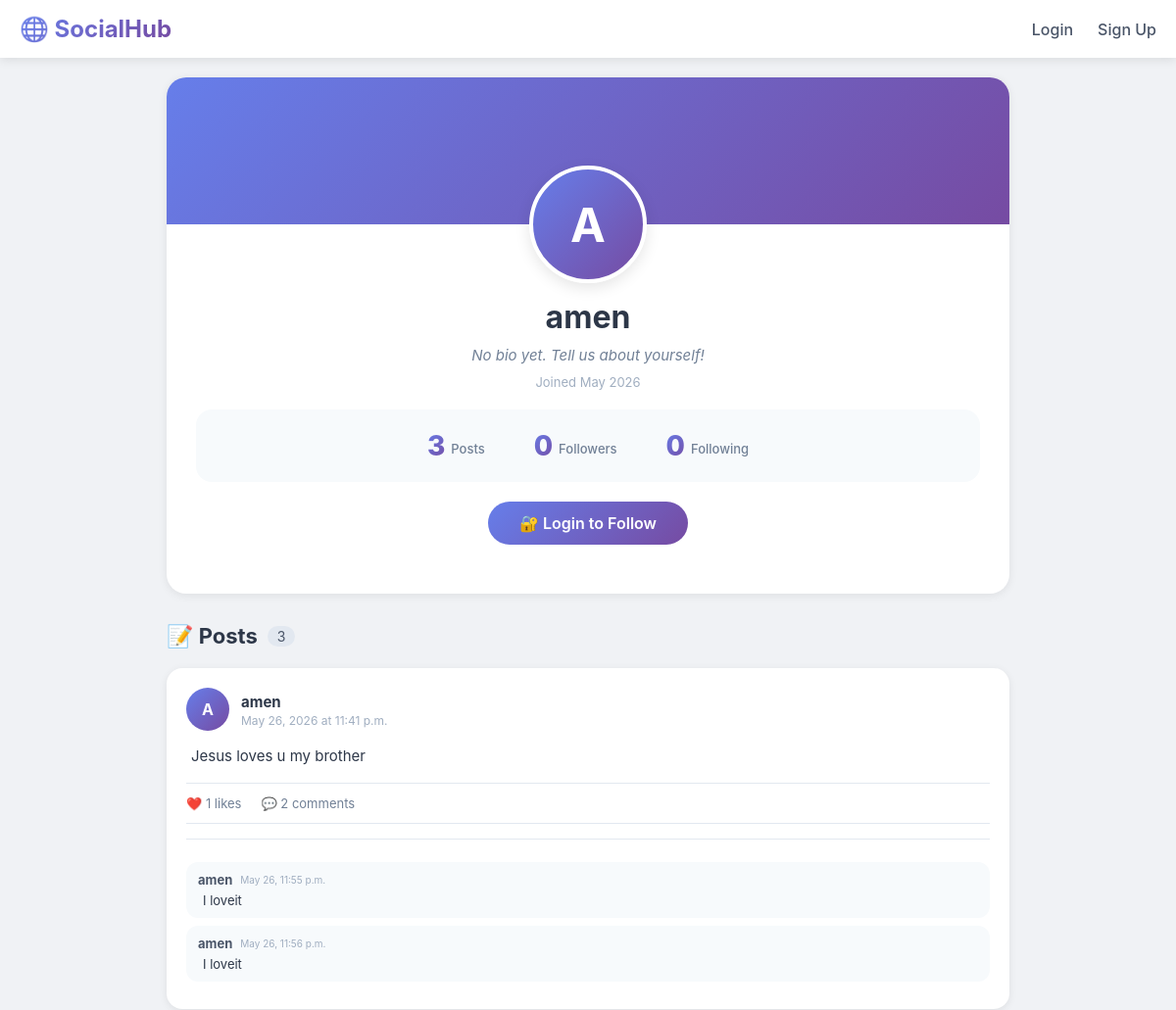
The app's page /profile/amen/ (upper part), older data.
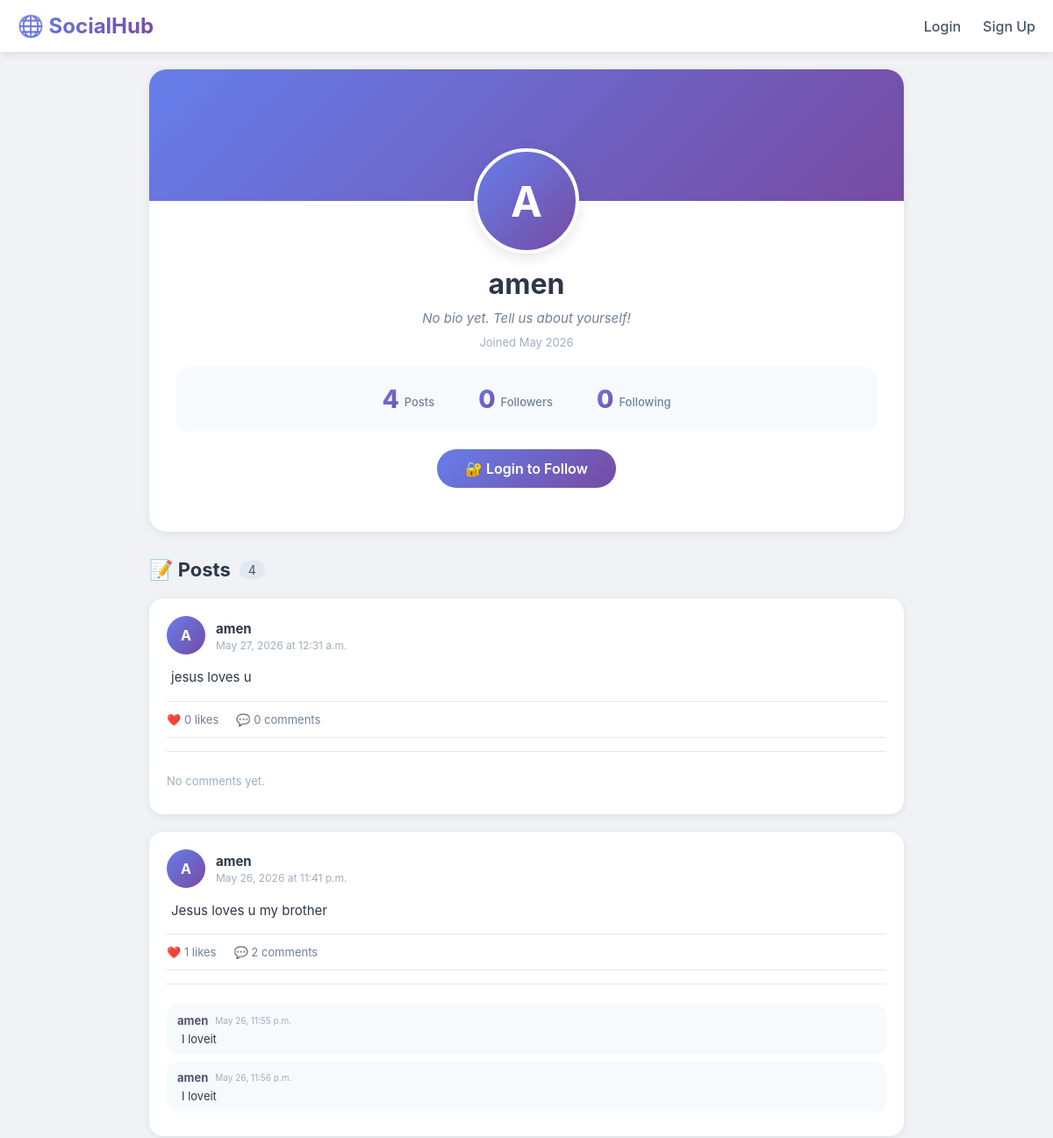
The same page, newer data.
### posts/models.py (models this page shows, shortened)
class Post(models.Model):
    author = models.ForeignKey(User, on_delete=models.CASCADE, related_name='posts')
    content = models.TextField(max_length=1000)
    created_at = models.DateTimeField(auto_now_add=True)
    updated_at = models.DateTimeField(auto_now=True)
    likes =models.ManyToManyField(User, related_name='liked_posts', blank=True)

class Comment(models.Model):
    post = models.ForeignKey(Post, on_delete=models.CASCADE, related_name='comments')
    author = models.ForeignKey(User, on_delete=models.CASCADE, related_name='comments')
    content = models.TextField(max_length=500)
    created_at = models.DateTimeField(auto_now_add=True)

### posts/views.py (the view)
# urls.py: path('profile/<str:username>/', views.profile, name='profile'),
def profile(request, username):
    user_profile = get_object_or_404(User, username=username)
    user_posts = Post.objects.filter(author=user_profile).order_by('-created_at')
    profile, created = Profile.objects.get_or_create(user=user_profile)
    is_following = False
    if request.user.is_authenticated and request.user != user_profile:
        is_following = profile.followers.filter(id=request.user.id).exists()
    context = {
        'profile_user': user_profile,
        'profile': profile,
        'posts': user_posts,
        'is_following': is_following,
    }
    return render(request, 'posts/profile.html', context)

### posts/models.py (called while the page is built)
    def total_followers(self):
        return self.followers.count()

    def total_following(self):
        return User.objects.filter(following=self).count()

### posts/templates/posts/profile.html (shortened to what the changed rows need)
<!DOCTYPE html>
<html lang="en">
<head>
</head>
<body>
    <div class="main-container">
        <div class="profile-header">
            <div class="profile-info">
                <div class="stats-bar">
                    <div class="stat-item">
                        <div class="stat-number">{{ posts|length }}</div>
                        <div class="stat-label">Posts</div>
                    </div>
                </div>
            </div>
        </div>
        <div class="section-title">
            <h2>📝 Posts</h2>
            <span>{{ posts|length }}</span>
        </div>
        {% if posts %}
            {% for post in posts %}
                <div class="post-card">
                    <div class="post-header">
                        <div class="post-avatar">
                            {{ post.author.username|first|upper }}
                        </div>
                        <div class="post-author-info">
                            <a href="{% url 'profile' post.author.username %}" class="post-author-name">
                                {{ post.author.username }}
                            </a>
                            <div class="post-time">
                                {{ post.created_at|date:"F j, Y \a\t g:i a" }}
                            </div>
                        </div>
                    </div>
                    <div class="post-content">
                        {{ post.content|linebreaks }}
                    </div>
                    <div class="post-stats">
                        <div class="stat-item">❤️ {{ post.likes.count }} likes</div>
                        <div class="stat-item">💬 {{ post.comments.count }} comments</div>
                    </div>
                    <div class="comments-section">
                        {% with post.comments.all as comments %}
                            {% if comments %}
                                {% for comment in comments|slice:":3" %}
                                    <div class="comment">
                                        <div class="comment-header">
                                            <a href="{% url 'profile' comment.author.username %}" class="comment-author">
                                                {{ comment.author.username }}
                                            </a>
                                            <span class="comment-time">{{ comment.created_at|date:"M j, g:i a" }}</span>
                                        </div>
                                        <div class="comment-content">{{ comment.content }}</div>
                                    </div>
                                {% endfor %}
                            {% else %}
                                <div style="font-size: 13px; color: #a0aec0; padding: 10px 0;">
                                    No comments yet.
                                </div>
                            {% endif %}
                        {% endwith %}
                    </div>
                </div>
            {% endfor %}
        {% endif %}
    </div>
</body>
</html>

Row changes from the older to the newer data that the page shows:
added Post: author.username|first "A", author.username "amen", created_at "May 27, 2026 at 12:31 a.m.", content "jesus loves u", likes.count "0", comments.count "0", shows "No comments yet."
Text that changed along with them:
{{ posts|length }}: "3" → "4"
